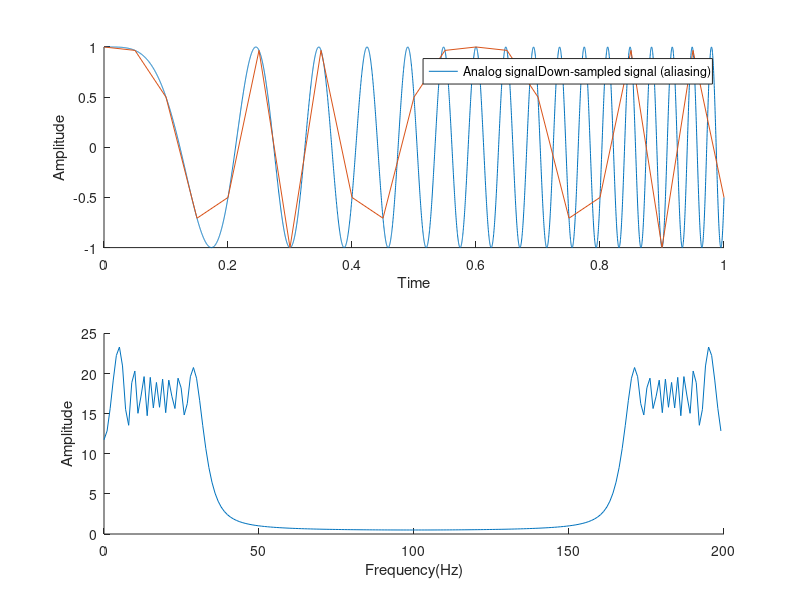
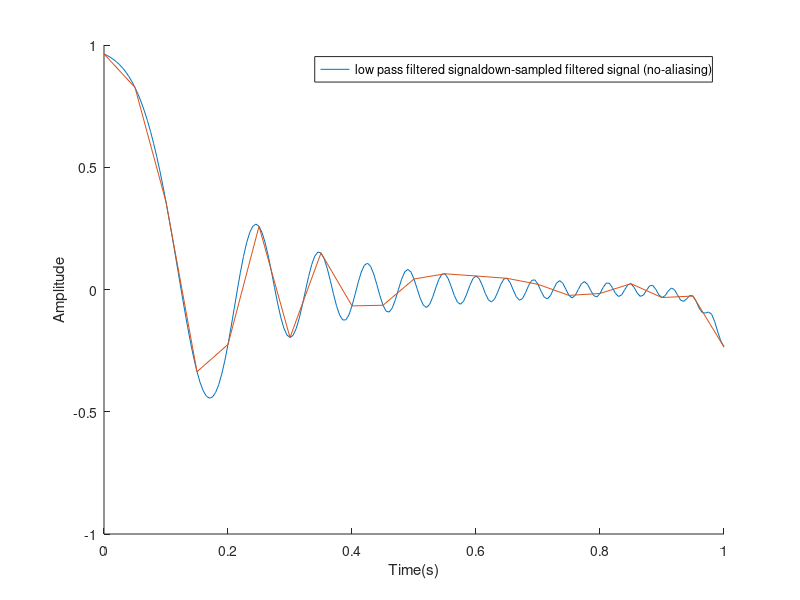

Here is the MATLAB script that generated these plots, in order:
delete(findall(0, 'Type', 'figure'));
clear;
close;
clc;

fs=200; % we sample at 200Hz

% Signal
t_c=0:1/5000:1
y=chirp(t_c,0,1,fs/6);

% Sampled signal at 200Hz
% chirp : instantaneous frequency at 0s is 0Hz, instantaneous frequency at
% 1s is 33.3Hz
dt=1/fs
t_sample=0:dt:1;
y_sample=chirp(t_sample,0,1,fs/6); %chirp signal

% Down sampled signal
t_down=0:1/20:1; % we down sample at 20Hz
y_down=chirp(t_down, 0,1,fs/6);

% filtered signal by a 10Hz low pass filter of order 1
% b and a are the coefficients of the butter filter
% Wc = fc/fs = 10/200 = 0.05

[b, a] = butter(1, 0.05, 'low');
filtered_signal = filtfilt(b,a, y_sample);
t_downsampled_indexes = 1:10:length(t_sample);
downsampled_filtered_signal=filtered_signal(t_downsampled_indexes); 

% FFT of sampled signal
NFFT=length(t_sample);
fft_weight=fft(y_sample, NFFT);
F = ((0:1/NFFT:1-1/NFFT)*fs);

%%
figure

subplot(2,1,1); hold on
a1 = plot(t_c, y); M1 = "Analog signal";
a2 = plot(t_down, y_down); M2 = "Down-sampled signal (aliasing)";
xlabel('Time');
ylabel('Amplitude');
legend([a1,a2], [M1,M2]);

subplot(2,1,2); hold on
plot(F, abs(fft_weight));
xlabel('Frequency(Hz)');
ylabel('Amplitude');

%%

figure; hold on
b1 = plot(t_sample, filtered_signal); 
N1 = "low pass filtered signal";
b2 = plot(t_down, filtered_signal(t_downsampled_indexes))
N2 = "down-sampled filtered signal (no-aliasing)";
legend([b1,b2], [N1,N2]);
xlabel('Time(s)');
ylabel('Amplitude');
